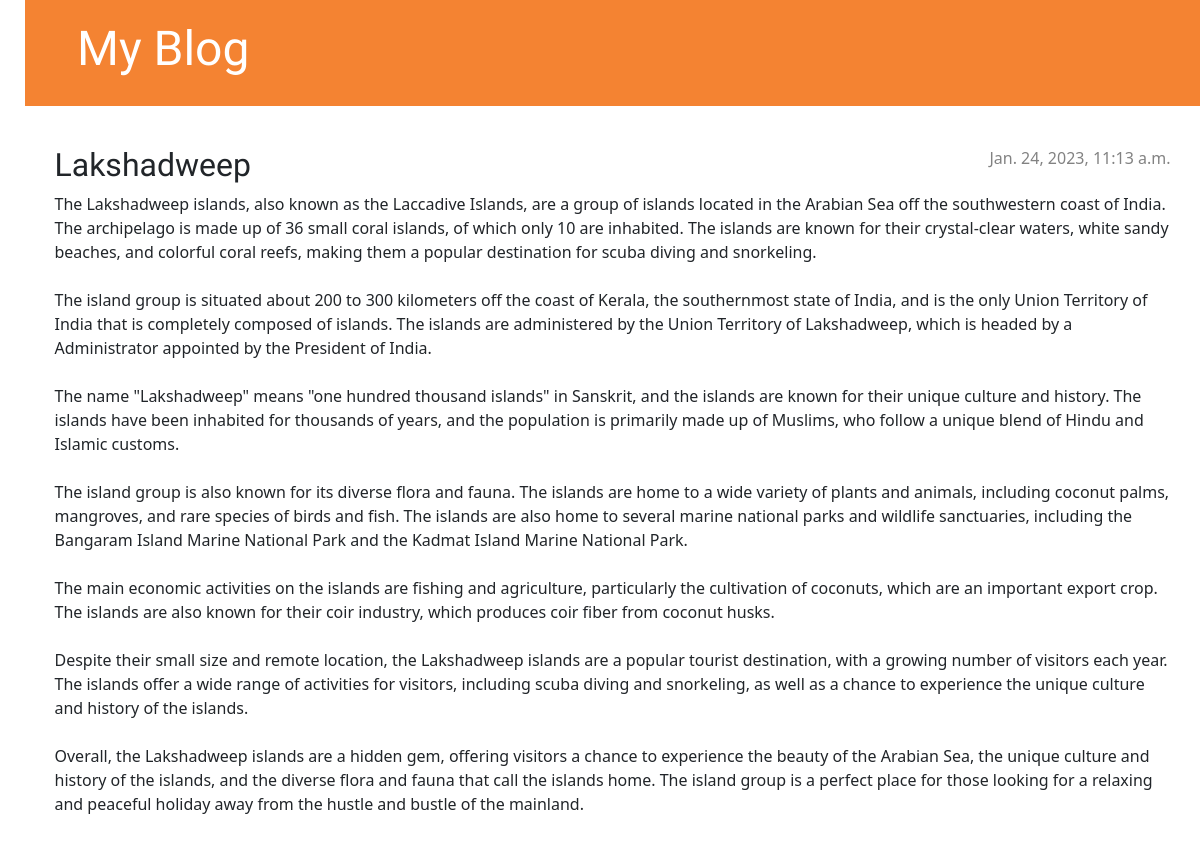
/post/16/, run on the app's committed database.
### blog/models.py (models this page shows, shortened)
class Post(models.Model):
    author = models.ForeignKey(settings.AUTH_USER_MODEL, on_delete=models.CASCADE)
    title = models.CharField(max_length=200)
    text = models.TextField()
    created_date = models.DateTimeField(default=timezone.now)
    published_date = models.DateTimeField(blank=True, null=True)

### blog/views.py (the view)
# urls.py: path('post/<int:pk>/', views.post_detail, name='post_detail'),
def post_detail(request, pk):
    post = get_object_or_404(Post, pk=pk)
    return render(request, 'blog/post_detail.html', {'post': post})

### blog/templates/blog/post_detail.html (shortened to what this page needs)
{% extends 'blog/base.html' %}
{% block content %}
    <article class="post">
        {% if post.published_date %}
            <time class="date">
                {{ post.published_date }}
            </time>
        {% endif %}
        <h2>{{ post.title }}</h2>
        <p>{{ post.text|linebreaksbr }}</p>
    </article>
{% endblock %}

### blog/static/css/blog.css (style rules this page uses)
body { padding-left: 25px; }
h1, h2, h3, h4 { font-family: 'Lobster', cursive; }
.date { color: #828282; }
.post { margin-bottom: 70px; }
.post > .date, .post > .actions { float: right; }

### data on the page
Post: published_date "Jan. 24, 2023, 11:13 a.m.", title "Lakshadweep", text "The Lakshadweep islands, also known as the Laccadive Islands, are a group of islands located in the Arabian Sea off the southwestern coast of India. The archipelago is made up of 36 small coral islands, of which only 10 are inhabited. The islands are known for their crystal-clear waters, white sandy beaches, and colorful coral reefs, making them a popular destination for scuba diving and snorkeling. The island group is situated about 200 to 300 kilometers off the coast of Kerala, the southernmost state of India, and is the only Union Territory of India that is completely composed of islands. The islands are administered by the Union Territory of Lakshadweep, which is headed by a…"
